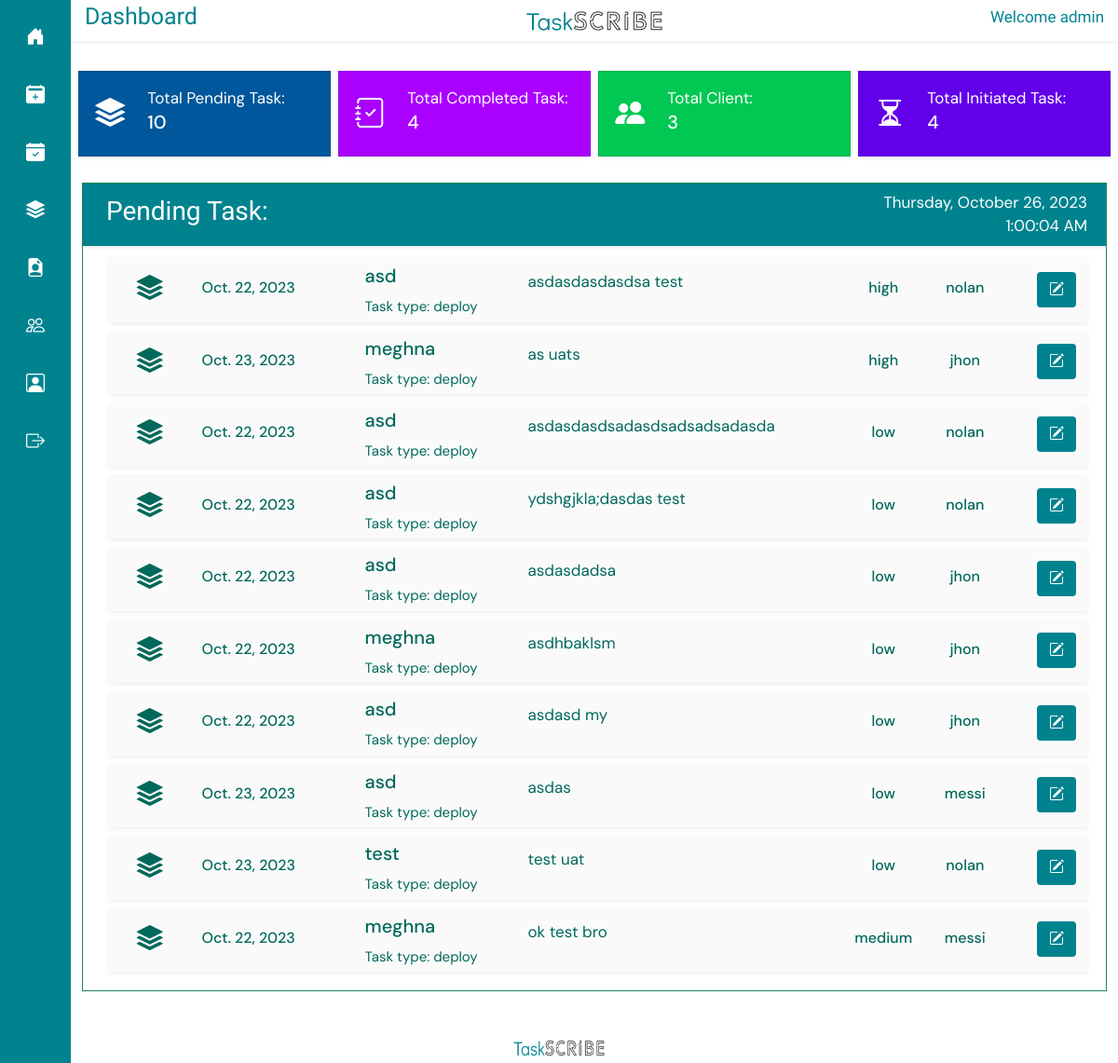
Page / (signed in) on the committed database.
### taskapp/models.py (models this page shows, shortened)
class CustomUser(AbstractUser):
    ROLE_CHOICES = (
        ('admin', 'Admin'),
        ('general', 'General'),
    )
    role = models.CharField(max_length=10, choices=ROLE_CHOICES, default='general')
    def __str__(self):
        return self.username

class Task(models.Model):
    name = models.CharField(max_length=500,)
    user = models.ForeignKey(CustomUser, on_delete=models.PROTECT)
    assigned_user = models.ForeignKey(CustomUser, on_delete=models.PROTECT, related_name='assigned_user')
    type = models.ForeignKey(Type, on_delete=models.CASCADE)
    client = models.ForeignKey(Client, on_delete=models.PROTECT)
    date = models.DateField()
    priority = models.CharField(max_length=6, choices=PRIORITY, default='low', null=True)
    created_at = models.DateField(auto_now_add=True, null=True)
    status = models.CharField(max_length=1, choices=STATUS, default='0')
    time = models.FloatField()

class Client(models.Model):
    name = models.CharField(max_length=100)
    description = models.TextField(max_length=500, null=True)
    file = models.FileField(upload_to='documetns/')
    original_filename = models.CharField(max_length=255)
    uploaded_at = models.DateTimeField(auto_now_add=True)

class Type(models.Model):
    name = models.CharField(max_length=100)
    def __str__(self) -> str:
        return self.name

### taskapp/views.py (the view, shortened to what this page needs)
# urls.py: 2. Add a URL to urlpatterns:  path('', views.home, name='home')
@login_required(login_url="/login/")
def home(request):
    daten = date.today()
    docs = Client.objects.all()
    cnum = Client.objects.all().count()
    users = CustomUser.objects.all()
    login_user = CustomUser.objects.get(id=request.user.id)
    if request.user.is_superuser:
        taskf = Task.objects.all()
        total_task = Task.objects.filter(status="0").count()
        total_ctask = Task.objects.filter(status="1").count()
        all_tasks = Task.objects.filter(status="0").order_by('priority')
    return render(request, "home.html", {
        "all_tasks" : all_tasks, "taskfl": taskf, "docs" : docs, "user" : login_user, "count" : total_task, "clnum" : cnum, "complete_task" : total_ctask, "users" : users
    })

### templates/home.html (shortened to what this page needs)
{% extends 'base.html' %}
{% load static %}
{% block titlecontent %}
<div class="row shadow-sm align-items-center" style=" margin-top: 0px; padding: 3px;  color: #00838f;">
  <div class="col">
    <h2 style="font-family: Didact Gothic; text-align: left; font-size: 25px;">Dashboard</h2>
  </div>
  <div class="col align-items-center text-center">
    <img src="{% static 'img/logof.png' %}" width="150px" height="25px" alt="">
  </div>
  <div class="col align-items-center" >
      <h2  style="font-family: Didact Gothic; text-align: right; font-size: 17px;">Welcome {{ user.username }}</h2>
  </div>
</div>
{% endblock %}
{% block content %}
<div class="row justify-content-center mt-4 p-1">
  <div class="col-md-3  p-1 text-center" onclick="redirectToPage('pending-task')">
    <div class="card py-3 shadow-sm"
      style="border-radius: 0; background-color: #01579B;">
      <div class="row  align-items-center">
        <div class="col-md-3"  style="text-align: right;">
          <i class="bi bi-stack fs-2" style="color: #fff;"></i>
        </div>
        <div class="col-md-9" style="text-align: left;">
          <a style="color: #fff;"> Total Pending Task:</a>
          <h5 style="color: #fff;">{{ count }}</h5>
        </div>
      </div>
    </div>
  </div>
  <div class="col-md-3   p-1 text-center" onclick="redirectToPage('completed-task')">
    <div class="card py-3 shadow-sm"
      style=" border-radius: 0; background-color: #AA00FF;">
      <div class="row  align-items-center">
        <div class="col-md-3"  style="text-align: right;">
          <i class="bi bi-journal-check fs-2" style="color: #fff;"></i>
        </div>
        <div class="col-md-9" style="text-align: left;">
          <a style="color: #fff;"> Total Completed Task:</a>
          <h5 style="color: #fff;">{{ complete_task }}</h5>
        </div>
    </div>
    </div>
  </div>
  <div class="col-md-3  p-1 text-center" onclick="redirectToPage('add_client')">
    <div class="card py-3 shadow-sm"
      style="border-radius: 0; background-color: #00C853;">
      <div class="row  align-items-center">
        <div class="col-md-3"  style="text-align: right;">
          <i class="bi bi-people-fill fs-2" style="color: #fff;"></i>
        </div>
        <div class="col-md-9" style="text-align: left;">
          <a style="color: #fff;"> Total Client:</a>
          <h5 style="color: #fff;">{{ clnum }}</h5>
        </div>
    </div>
    </div>
  </div>
  <div class="col-md-3 p-1 text-center">
    <div class="card py-3 shadow-sm"
      style="border-radius: 0; background-color: #6200EA;">
      <div class="row  align-items-center">
        <div class="col-md-3"  style="text-align: right;">
          <i class="bi bi-hourglass-split fs-2" style="color: #fff;"></i>
        </div>
        <div class="col-md-9" style="text-align: left;">
          <a style="color: #fff;"> Total Initiated Task:</a>
          <h5 style="color: #fff;">{{ complete_task }}</h5>
        </div>
    </div>
    </div>
  </div>
</div>
<div class="row justify-content-center mt-2 p-1">
  <div class="col border border-success m-2">
    <div class="row shadow-sm p-2" style=" background-color: #00838f; color: #fff;">
      <div class="col-md-6">
        <h3 style="font-family: Palanquin Dark; padding: 5px;">Pending Task:</h3>
      </div>
      <div class="col-md-6" style="text-align: right;">
        <div class="date-time">
          <div class="date" id="date"></div>
          <div class="time" id="time"></div>
        </div>
      </div>
    </div>
    <div class="container-fluid " style=" border-radius: 0; height: 70vh; overflow-y: auto; padding-bottom: 3vh;">
      <div class="row  mt-2">
        {% for task in all_tasks %}
        <div class="m-1 py-1 shadow-sm" style="background-color: #FAFAFA; border-radius: 0;">
          <div class="row align-items-center" style="text-align: center;">
            <div class="col-12 col-md-1">
              <i class="bi bi-stack fs-3"></i>
            </div>
            <div class="col-12 col-md-2" style="text-align: left;">
              <h6 class="pt-1 text-primary-d1 letter-spacing">
                {{task.created_at}}
              </h6>
            </div>
            <div class="col-12 col-md-2" style="text-align: left;">
              <h5 class="pt-1">
                {{task.client.name}}
              </h5>
                <span style="font-size: 15px;">
                  Task type: {{ task.type }}
                </span>
            </div>
            <div class="col-12 col-md-4" style="text-align: left;">
                  <p style="  text-align: justify;
                  white-space: nowrap;
                  max-width: 40ch;
                  text-overflow: ellipsis;
                  overflow-x: hidden;">{{task.name}}</p>
            </div>
            <div class="col-12 col-md-1" style="text-align: center;">
              <h6 class="pt-1 text-primary-d1 letter-spacing">
                {{task.priority}}
              </h6>
            </div>
            <div class="col-12 col-md-1" style="text-align: center;">
              <h6 class="pt-1 ">
                {{task.assigned_user}}
              </h6>
            </div>
            <div class="col-12 col-md-1 " style="text-align: right;">
              <button type="button" class="btn btn-floating edit-task" data-bs-toggle="modal"
                data-bs-target="#exampleModal" data-task-id="{{ task.id }}"
                style="background-color: #00838f; color: #fff;"><i class="bi bi-pencil-square"></i></button>
            </div>
          </div>
        </div>
        {% endfor %}
      </div>
    </div>
  </div>
</div>
{% endblock%}

### templates/base.html (style rules this page uses)
body { font-family: 'DM Sans'; font-size: 17px; background-color: #fff ; color: #00695c; }

### rows in the picture
CustomUser: username "admin"
Task: created_at "Oct. 22, 2023", client.name "asd", type "deploy", name "asdasdasdasdsa test", priority "high", assigned_user "nolan"
Task: created_at "Oct. 23, 2023", client.name "meghna", type "deploy", name "as uats", priority "high", assigned_user "jhon"
Task: created_at "Oct. 22, 2023", client.name "asd", type "deploy", name "asdasdasdsadasdsadsadsadasda", priority "low", assigned_user "nolan"
Task: created_at "Oct. 22, 2023", client.name "asd", type "deploy", name "ydshgjkla;dasdas test", priority "low", assigned_user "nolan"
Task: created_at "Oct. 22, 2023", client.name "asd", type "deploy", name "asdasdadsa", priority "low", assigned_user "jhon"
Task: created_at "Oct. 22, 2023", client.name "meghna", type "deploy", name "asdhbaklsm", priority "low", assigned_user "jhon"
Task: created_at "Oct. 22, 2023", client.name "asd", type "deploy", name "asdasd my", priority "low", assigned_user "jhon"
Task: created_at "Oct. 23, 2023", client.name "asd", type "deploy", name "asdas", priority "low", assigned_user "messi"
Task: created_at "Oct. 23, 2023", client.name "test", type "deploy", name "test uat", priority "low", assigned_user "nolan"
Task: created_at "Oct. 22, 2023", client.name "meghna", type "deploy", name "ok test bro", priority "medium", assigned_user "messi"

### other values in the picture
{{ count }} "10"
{{ complete_task }} "4"
{{ clnum }} "3"
